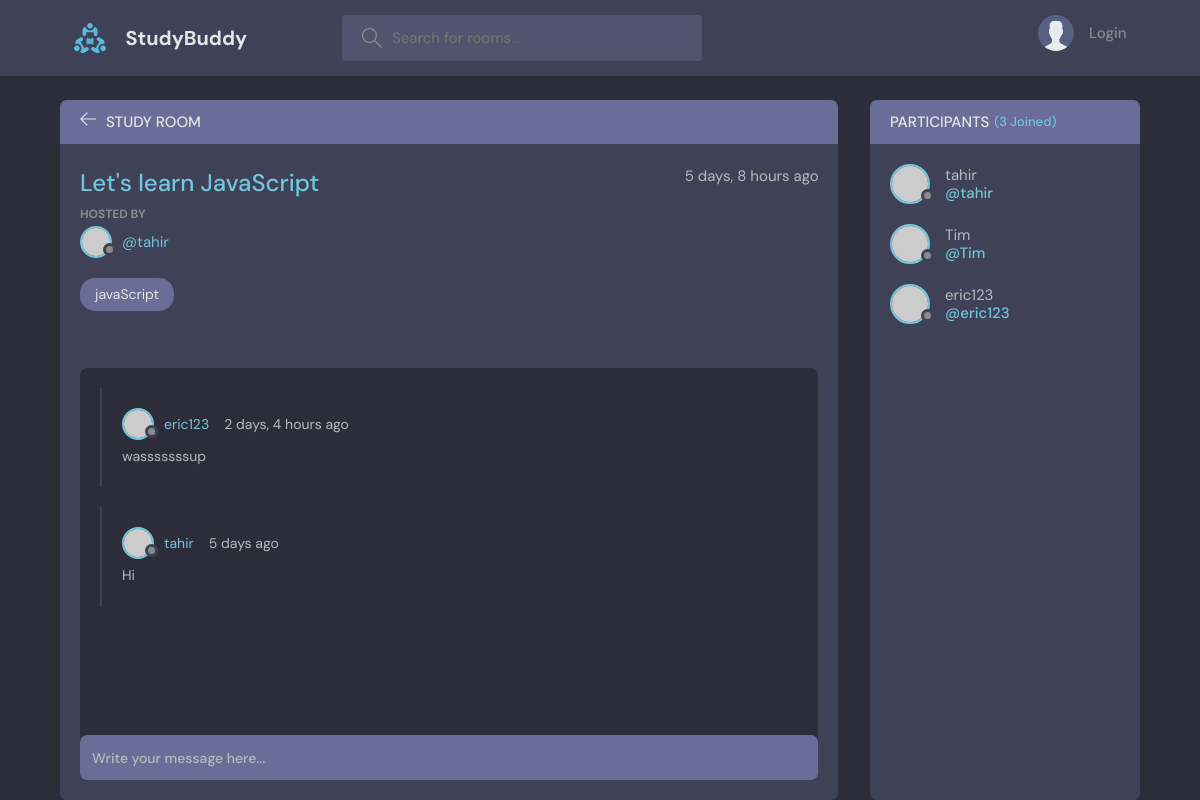
The page /room/1/ on the database its author committed.
### base/models.py (models this page shows, shortened)
class Room(models.Model):
    host = models.ForeignKey(User, on_delete=models.SET_NULL, null=True)
    topic = models.ForeignKey(Topic, on_delete=models.SET_NULL, null=True) # a room can only have one topic
    name = models.CharField(max_length=200)
    description = models.TextField(null=True, blank=True)   # blanks allowed
    participants = models.ManyToManyField(User, related_name='participants', blank=True)
    updated = models.DateTimeField(auto_now=True)   # timestamp for when saved
    created = models.DateTimeField(auto_now_add=True)   # timestamp for when created

class Topic(models.Model):
    name = models.CharField(max_length=200)
    def __str__(self):
        return self.name

class Message(models.Model):
    user = models.ForeignKey(User, on_delete=models.CASCADE) # note that we are using the default django User as imported
    room = models.ForeignKey(Room, on_delete=models.CASCADE) # one to many relationship, related to Room. CASCADE - when a room is deleted, all its messages are deleted
    body = models.TextField()
    updated = models.DateTimeField(auto_now=True)   # timestamp for when saved
    created = models.DateTimeField(auto_now_add=True)   # timestamp for when created
    class Meta:
        ordering = ['-updated', '-created'] # dash is descending order

### base/views.py (the view, shortened to what this page needs)
# urls.py: path('room/<str:pk>/', views.room, name="room"), #pk stands for primary key
def room(request, pk):
    room = Room.objects.get(id=pk)
    room_messages = room.message_set.all() # give us the set of messages related to this room in descending time order
    participants = room.participants.all()
    context = {'room': room, 'room_messages': room_messages, 'participants': participants}
    return render(request, 'base/room.html', context)

### base/templates/base/room.html (shortened to what this page needs)
{% extends 'main.html' %} {% block content %}
<main class="profile-page layout layout--2">
  <div class="container">
    <div class="room">
      <div class="room__top">
        <div class="room__topLeft">
          <a href="{% url 'home' %}">
            <svg
              version="1.1"
              xmlns="http://www.w3.org/2000/svg"
              width="32"
              height="32"
              viewBox="0 0 32 32"
            >
              <title>arrow-left</title>
              <path
                d="M13.723 2.286l-13.723 13.714 13.719 13.714 1.616-1.611-10.96-10.96h27.625v-2.286h-27.625l10.965-10.965-1.616-1.607z"
              ></path>
            </svg>
          </a>
          <h3>Study Room</h3>
        </div>
      </div>
      <div class="room__box scroll">
        <div class="room__header scroll">
          <div class="room__info">
            <h3>{{room.name}}</h3>
            <span>{{room.created|timesince}} ago</span>
          </div>
          <div class="room__hosted">
            <p>Hosted By</p>
            <a
              href="{% url 'user-profile' room.host.id %}"
              class="room__author"
            >
              <div class="avatar avatar--small">
                <img src="https://randomuser.me/api/portraits/men/37.jpg" />
              </div>
              <span>@{{room.host.username}}</span>
            </a>
          </div>
          <span class="room__topics">{{room.topic}}</span>
        </div>
        <div class="room__conversation">
          <div class="threads scroll">
            {% for message in room_messages %}
            <div class="thread">
              <div class="thread__top">
                <div class="thread__author">
                  <a
                    href="{% url 'user-profile' message.user.id %}"
                    class="thread__authorInfo"
                  >
                    <div class="avatar avatar--small">
                      <img
                        src="https://randomuser.me/api/portraits/men/37.jpg"
                      />
                    </div>
                    <span>{{message.user.username}}</span>
                  </a>
                  <span class="thread__date"
                    >{{message.created|timesince}} ago</span
                  >
                </div>
              </div>
              <div class="thread__details">
                {{message.body}}
              </div>
            </div>
            {% endfor %}
          </div>
        </div>
      </div>
      <div class="room__message">
        <form action="#">
          <input name="" placeholder="Write your message here..." />
        </form>
      </div>
    </div>
    <div class="participants">
      <h3 class="participants__top">
        Participants <span>({{participants.count}} Joined)</span>
      </h3>
      <div class="participants__list scroll">
        {% for user in participants %}
        <a href="{% url 'user-profile' user.id %}" class="participant">
          <div class="avatar avatar--medium">
            <img src="https://randomuser.me/api/portraits/men/37.jpg" />
          </div>
          <p>
            {{user.username}}
            <span>@{{user.username}}</span>
          </p>
        </a>
        {% endfor %}
      </div>
    </div>
  </div>
</main>
{% endblock content %}

### rows shown on the page
Room: name "Let's learn JavaScript", created "5 days, 8 hours", host.username "tahir", topic "javaScript"
Message: user.username "eric123", created "2 days, 4 hours", body "wasssssssup"
Message: user.username "tahir", created "5 days", body "Hi"

### other values the page prints
{{ participants.count }} "3"
{{ user.username }} "tahir"
{{ user.username }} "Tim"
{{ user.username }} "eric123"
